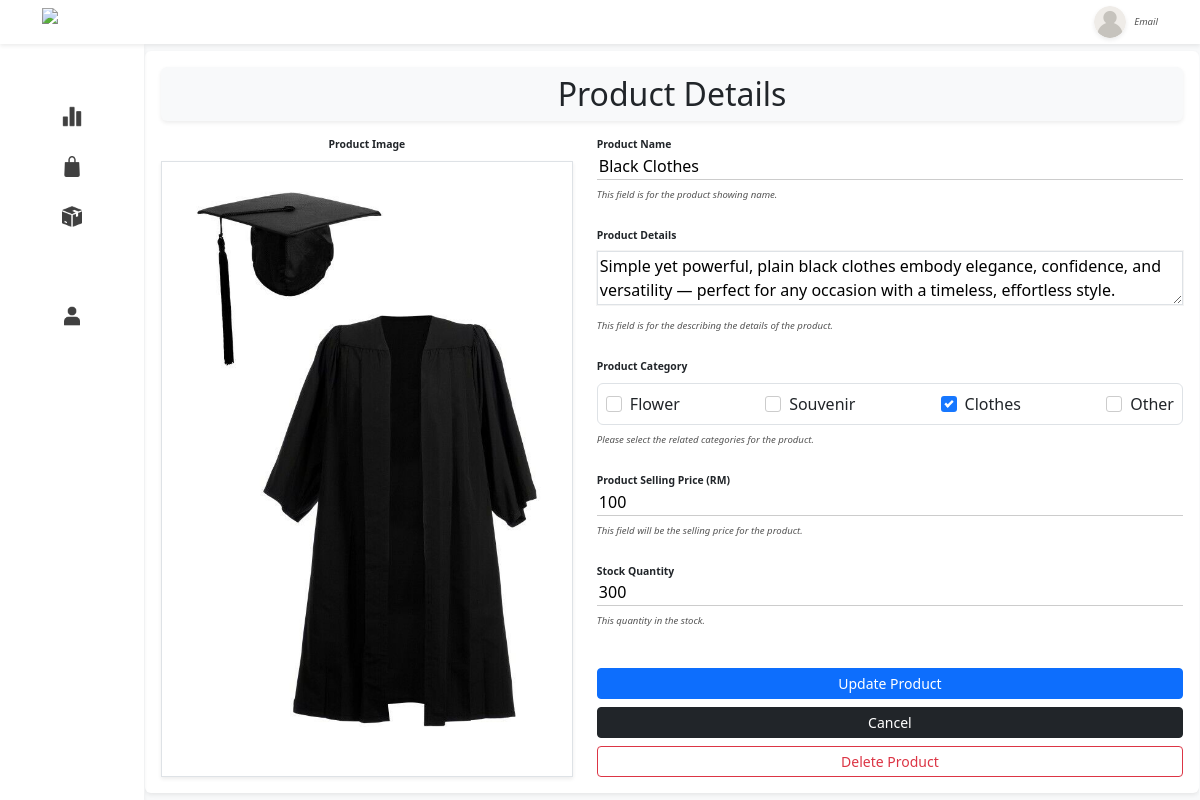
/Frontend/Admin/ProductDetails.php?productID=5, run on the app's committed database.
### tables this page shows
CREATE TABLE `product` (
  `ID` int(11) NOT NULL,
  `Name` varchar(50) NOT NULL,
  `Desc` text NOT NULL,
  `Quantity` int(11) NOT NULL,
  `Price` double NOT NULL,
  `ImgPath` varchar(200) DEFAULT NULL,
  `Status` bit(1) NOT NULL DEFAULT b'1',
  `DateRelease` date NOT NULL DEFAULT current_timestamp()
);

CREATE TABLE `category` (
  `ID` int(11) NOT NULL,
  `Text` varchar(20) NOT NULL,
  `Description` varchar(50) NOT NULL
);

### Backend/ProductBackend.php (called while the page is built, shortened)
<?php
function getProductByID($id){
    $con = new mysqli(DB_HOST, DB_USER, DB_PASS, DB_NAME);
    $sql = "SELECT * FROM product WHERE ID = $id";
    $result = $con->query($sql);
    $product = null;
    if ($result->num_rows === 1) {
        $product = $result->fetch_assoc();
    }
    return $product;
}
function getCategory() {
    $con = new mysqli(DB_HOST, DB_USER, DB_PASS, DB_NAME);
    $sql = "SELECT * FROM category";
    $result = $con->query($sql);
    while ($row = $result->fetch_object())
    { $category[] = $row; }
    return $category;
}
function getProductCategories($productID){
    $con = new mysqli(DB_HOST, DB_USER, DB_PASS, DB_NAME);
    $sql = "SELECT CategoryID FROM productcategory WHERE ProductID = $productID";
    $result = $con->query($sql);
    $categoriesID = [];
    while ($row = $result->fetch_object())
    { $categoriesID[] = $row->CategoryID; }
    $categories = [];
    if($categoriesID != null){
        $IDs = implode(',',$categoriesID);
        $sql = "SELECT * FROM category WHERE ID IN ($IDs)";
        $result = $con->query($sql);
        while ($row = $result->fetch_object())
        { $categories[] = $row; }
    }
    return $categories;
}

### Frontend/Admin/ProductDetails.php (the view, shortened to what this page needs)
<?php
    require '../../Backend/ProductBackend.php';
    $product = null;
    if(isset($_GET['productID'])){
        $productID = $_GET['productID'];
        $product = getProductByID($productID);
        $productCategory = getProductCategories($productID);
    }
?>
<!DOCTYPE html>
<html lang="en">
<head>
    <link rel="stylesheet" href="../Style/css/bootstrap/bootstrap.css">
    <link rel="stylesheet" href="../Style/css/style.css">
    <link rel="stylesheet" href="../Style/css/Admin/product.css">
    <link rel="stylesheet" href="../Style/css/Admin/productDetails.css">
</head>
<body class="bg-light adminBody">
    <?php include "SideMenu.php"; ?>
    <?php include "Header.php"; ?>
     <div class="page bg-light d-flex align-items-center">
         <div class="bg-white rounded shadow-sm p-3 container-lg <?php echo ($product == null)?"d-none":""?>">
            <h2 class="text-center shadow-sm p-2 rounded bg-light mb-3">Product Details</h2>
            <form class="row" method="post" enctype="multipart/form-data">
                 <div class="col-12 col-md-5">
                    <p class="text-center mb-2"><b>Product Image</b></p>
                    <img class="w-100 d-flex mx-auto cursor-pointer shadow-sm border" id="productImage"
                         src="<?php echo isset($product['ImgPath'])?$product['ImgPath']:"../Img/Product/blank.jpg"; ?>"
                         alt="Product Image"
                         onclick="triggerFileInput('productImgInput')">
                 </div>
                 <div class="col-12 col-md-7 d-flex flex-column justify-content-between">
                    <div>
                        <p><b>Product Name</b></p>
                        <input class="w-100" type="text" name="productName" value="<?php echo (isset($product['Name'])?$product['Name']:"")?>" required>
                        <small class="text-gray w-100"><i>This field is for the product showing name.</i></small><br>
                        <p class="mt-4"><b>Product Details</b></p>
                        <textarea class="border w-100 mt-2" name="productDetails" required><?php echo isset($product['Desc']) ? htmlspecialchars($product['Desc']) : ''; ?></textarea>
                        <small class="text-gray w-100"><i>This field is for the describing the details of the product.</i></small><br>
                        <p class="mt-4"><b>Product Category</b></p>
                        <div class="d-flex flex-wrap align-items-center justify-content-between border rounded p-2 mt-2">
                            <?php
                                foreach(getCategory() as $category){
                                    printf('<label class="d-flex align-items-center"><input type="checkbox" name="productCategory[]" value="%d" class="ui-checkbox"',$category->ID);
                                    if(isset($productCategory)){
                                        foreach($productCategory as $prodCategory){
                                            printf('%s', ($category->ID == $prodCategory->ID)?"checked":"");
                                        }
                                    }
                                    printf('> %s</label>',$category->Text);
                                }
                            ?>
                        </div>
                        <small class="text-gray w-100"><i>Please select the related categories for the product.</i></small><br>
                        <p class="mt-4"><b>Product Selling Price (RM)</b></p>
                        <input class="w-100" type="text" name="productPrice" min="0" value="<?php echo (isset($product['Price'])?$product['Price']:"")?>" required>
                        <small class="text-gray w-100"><i>This field will be the selling price for the product.</i></small><br>
                        <p class="mt-4"><b>Stock Quantity</b></p>
                        <input class="w-100" type="text" name="productStock" min="0" value="<?php echo (isset($product['Quantity'])?$product['Quantity']:"")?>" required>
                        <small class="text-gray w-100"><i>This quantity in the stock.</i></small><br>
                    </div>
                    <div class="mt-4">
                        <input class="btn btn-sm btn-primary w-100" type="submit" name="Update" value="Update Product">
                        <a href="Product.php?CategoryID=All" class="btn btn-sm btn-dark w-100 mt-2">Cancel</a>
                        <input class="btn btn-sm btn-outline-danger w-100 mt-2" type="submit" name="Delete" value="Delete Product">
                    </div>
                </div>
            </form>
         </div>
     </div>
</body>
</html>

### Frontend/Style/css/style.css (style rules this page uses)
body { padding-top: 5vh; }
.adminBody { padding-top: 0; }
.page { margin-top: 5.5vh; margin-left: calc(12%); min-height: 94.5vh; overflow-y: hidden; border: 1px solid transparent; }
.cursor-pointer { cursor: pointer; }
p { font-size: 1.3vh; padding: 0; margin: 0; }
small { font-size: 1.2vh; padding: 0; margin: 0; }
.text-gray { color: rgb(86, 86, 86); }
input[type="text"], input[type="email"], input[type="password"], input[type="date"] { border: none; border-bottom: 0.1vh solid #ccc; outline: none; transition: border-color 0.3s, box-shadow 0.3s; }
input[type="checkbox"] { appearance: none; border: 0.1vh solid #ccc; height: 2vh; width: 2vh; cursor: pointer; margin-right: 1vh; display: inline-block; position: relative; border-radius: 3px; }
input[type="text"]::placeholder, input[type="email"]::placeholder, input[type="password"]::placeholder, input[type="date"]::placeholder, textarea::placeholder { color: #888; font-style: italic; }
textarea { outline: 0.1vh solid #f4f4f4; }
.ui-checkbox { --primary-color: #1677ff; --secondary-color: #fff; --primary-hover-color: #4096ff; --checkbox-diameter: 20px; --checkbox-border-radius: 5px; --checkbox-border-color: #d9d9d9; --checkbox-border-width: 1px; --checkbox-border-style: solid; --checkmark-size: 1.2; }
.ui-checkbox, .ui-checkbox *, .ui-checkbox *::before, .ui-checkbox *::after { -webkit-box-sizing: border-box; box-sizing: border-box; }
.ui-checkbox { -webkit-appearance: none; -moz-appearance: none; appearance: none; width: var(--checkbox-diameter); height: var(--checkbox-diameter); border-radius: var(--checkbox-border-radius); background: var(--secondary-color); border: var(--checkbox-border-width) var(--checkbox-border-style) var(--checkbox-border-color); -webkit-transition: all 0.3s; -o-transition: all 0.3s; transition: all 0.3s; cursor: pointer; position: relative; }
.ui-checkbox::after { content: ""; position: absolute; top: 0; left: 0; right: 0; bottom: 0; -webkit-box-shadow: 0 0 0 calc(var(--checkbox-diameter) / 2.5) var(--primary-color); box-shadow: 0 0 0 calc(var(--checkbox-diameter) / 2.5) var(--primary-color); border-radius: inherit; opacity: 0; -webkit-transition: all 0.5s cubic-bezier(0.12, 0.4, 0.29, 1.46); -o-transition: all 0.5s cubic-bezier(0.12, 0.4, 0.29, 1.46); transition: all 0.5s cubic-bezier(0.12, 0.4, 0.29, 1.46); }
.ui-checkbox::before { top: 40%; left: 50%; content: ""; position: absolute; width: 4px; height: 7px; border-right: 2px solid var(--secondary-color); border-bottom: 2px solid var(--secondary-color); -webkit-transform: translate(-50%, -50%) rotate(45deg) scale(0); -ms-transform: translate(-50%, -50%) rotate(45deg) scale(0); transform: translate(-50%, -50%) rotate(45deg) scale(0); opacity: 0; -webkit-transition: all 0.1s cubic-bezier(0.71, -0.46, 0.88, 0.6),opacity 0.1s; -o-transition: all 0.1s cubic-bezier(0.71, -0.46, 0.88, 0.6),opacity 0.1s; transition: all 0.1s cubic-bezier(0.71, -0.46, 0.88, 0.6),opacity 0.1s; }
.ui-checkbox:checked { background: var(--primary-color); border-color: transparent; }
.ui-checkbox:checked::before { opacity: 1; -webkit-transform: translate(-50%, -50%) rotate(45deg) scale(var(--checkmark-size)); -ms-transform: translate(-50%, -50%) rotate(45deg) scale(var(--checkmark-size)); transform: translate(-50%, -50%) rotate(45deg) scale(var(--checkmark-size)); -webkit-transition: all 0.2s cubic-bezier(0.12, 0.4, 0.29, 1.46) 0.1s; -o-transition: all 0.2s cubic-bezier(0.12, 0.4, 0.29, 1.46) 0.1s; transition: all 0.2s cubic-bezier(0.12, 0.4, 0.29, 1.46) 0.1s; }

### data on the page
product: ImgPath (picture), productName "Black Clothes", productDetails "Simple yet powerful, plain black clothes embody elegance, confidence, and versatility — perfect for any occasion with a timeless, effortless style.", productPrice "100", productStock "300"
category: Text "Flower"
category: Text "Souvenir"
category: Text "Clothes"
category: Text "Other"
